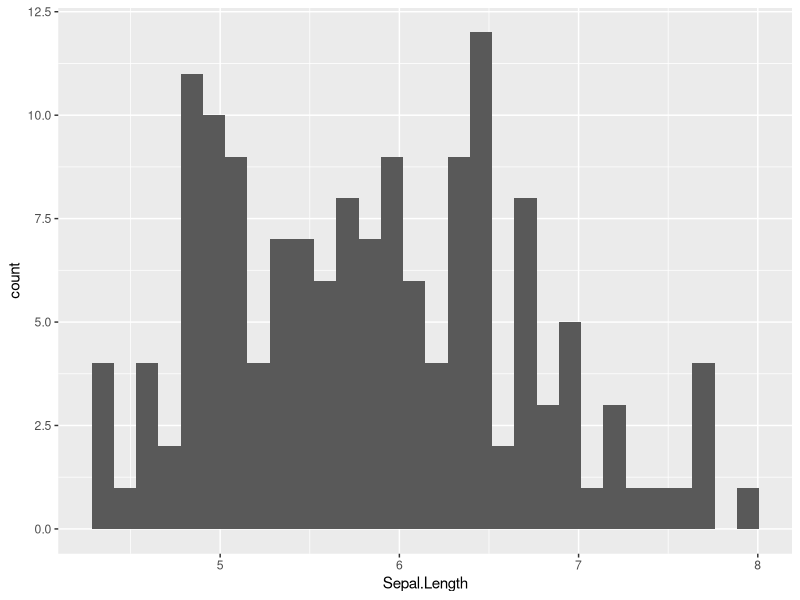
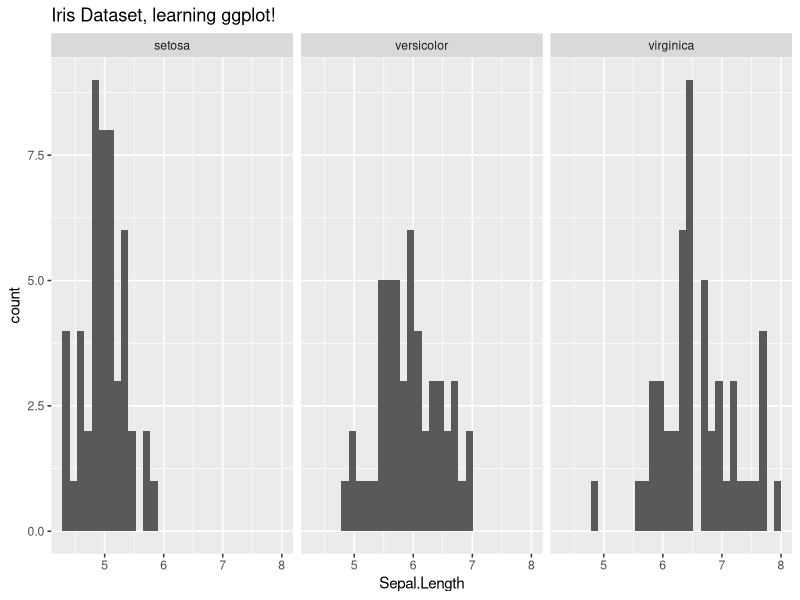

Reproduce these figures in R, in order.
# This is the introduction to ggplot2
# Author: Christopher Peters
# Email: statwonk@gmail.com

# install.packages("ggplot2")
library(ggplot2)

str(iris)

ggplot(data = iris, aes(x = Sepal.Length)) +
  geom_histogram() # this is a simple example of a histogram

ggplot(data = iris, aes(x = Sepal.Length)) +
  geom_histogram() + # this is a simple example of a histogram
  facet_wrap( ~ Species) +
  ggtitle("Iris Dataset, learning ggplot!")

